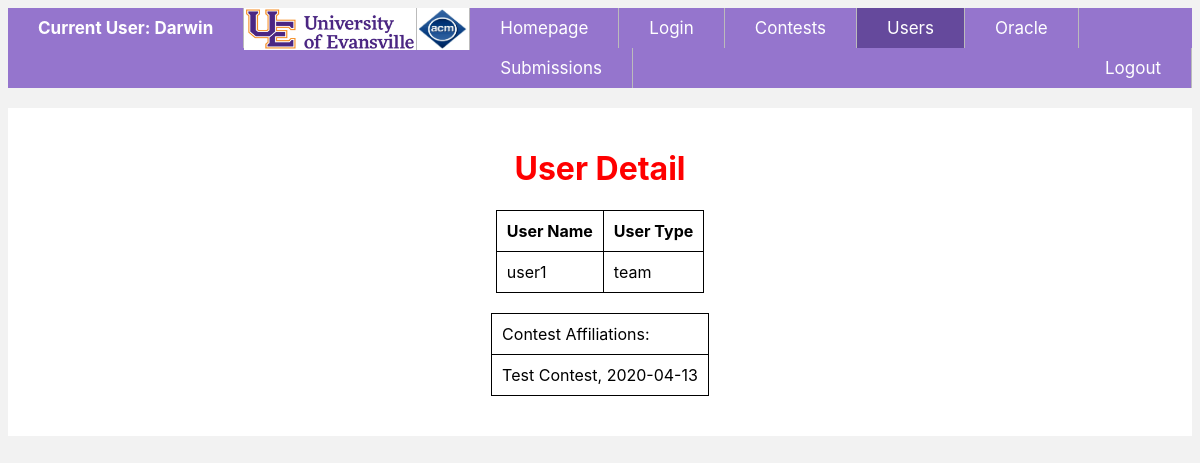
Before: /users/2/ (signed in) with the older database file.
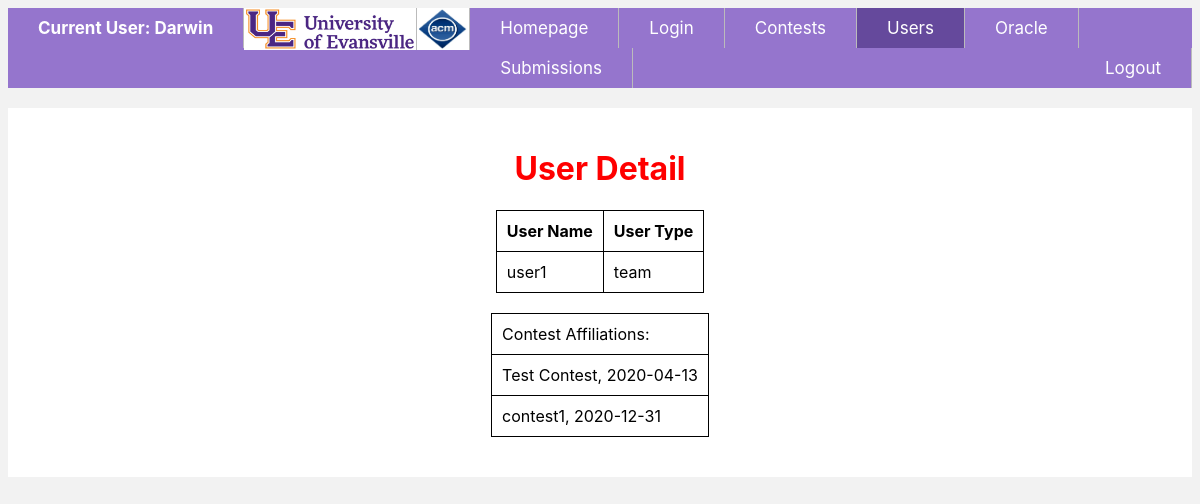
After: the same page with the newer database file.
### contests/models.py (models this page shows, shortened)
class Contest(models.Model):
    contestName             = models.CharField(max_length = 20, unique = True)
    contestDate             = models.DateField()
    contestants             = models.ManyToManyField('users.CustomUser', blank = True)
    contestHours            = models.PositiveSmallIntegerField(default = 2)
    contestMinutes          = models.PositiveSmallIntegerField(default = 0)
    contestDuration         = models.DurationField(default = datetime.timedelta(days = 0, seconds=7200))
    isRunning               = models.BooleanField(default = False)
    startTime               = models.TimeField(null = True)
    stopTime                = models.TimeField(null = True)
    def __str__(self):
        return self.contestName + ", " + str(self.contestDate)

### users/views.py (the view)
# urls.py: path('<int:id>/', UserDetailView.as_view(), name = 'user-detail'),
@class_view_decorator(custom_login_required)
@class_view_decorator(admin_only_view)
class UserDetailView(DetailView):
    template_name = 'users/user_detail.html'
    queryset = CustomUser.objects.all()
    def get_object(self):
        id_ = self.kwargs.get("id")
        return get_object_or_404(CustomUser, id = id_)

### users/templates/users/user_detail.html
{% extends 'base.html' %}
{% block content %}
{% load static %}
<link rel = "stylesheet" type = "text/css" href = "{% static 'css/style_detail.css' %}" />
<div class = "detailcontainer">
<h1>User Detail</h1>
<table>
    <tr><th>User Name</th>
    <th>User Type</th></tr>
    <tr>
        <td>{{ object.userName }}</td>
        <td>{{ object.userType }}</td>
    </tr>
</table>
{% if object.participatingIn.count != 0 %}
    <table>
    <tr><td>Contest Affiliations:</td></tr>
    {% for instance in object.participatingIn.all %}
        <tr><td>{{ instance }}</td></tr>
    {% endfor %}
    {% endif %}
    </table>
</div>
{% endblock %}

Changed rows visible on the page:
added Contest: contestName+contestDate "contest1, 2020-12-31"
